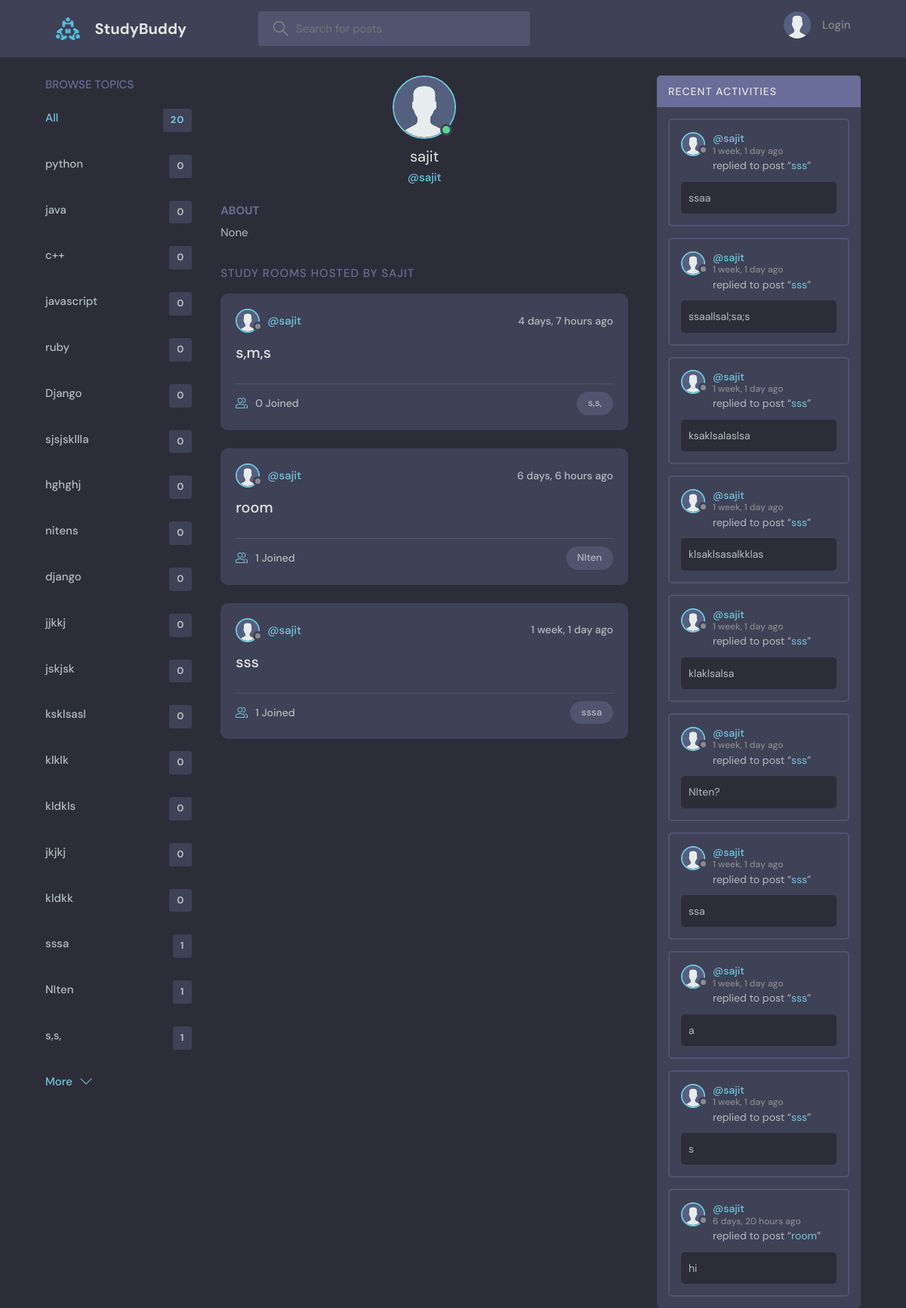
Before: /profile/4/ with the older database file.
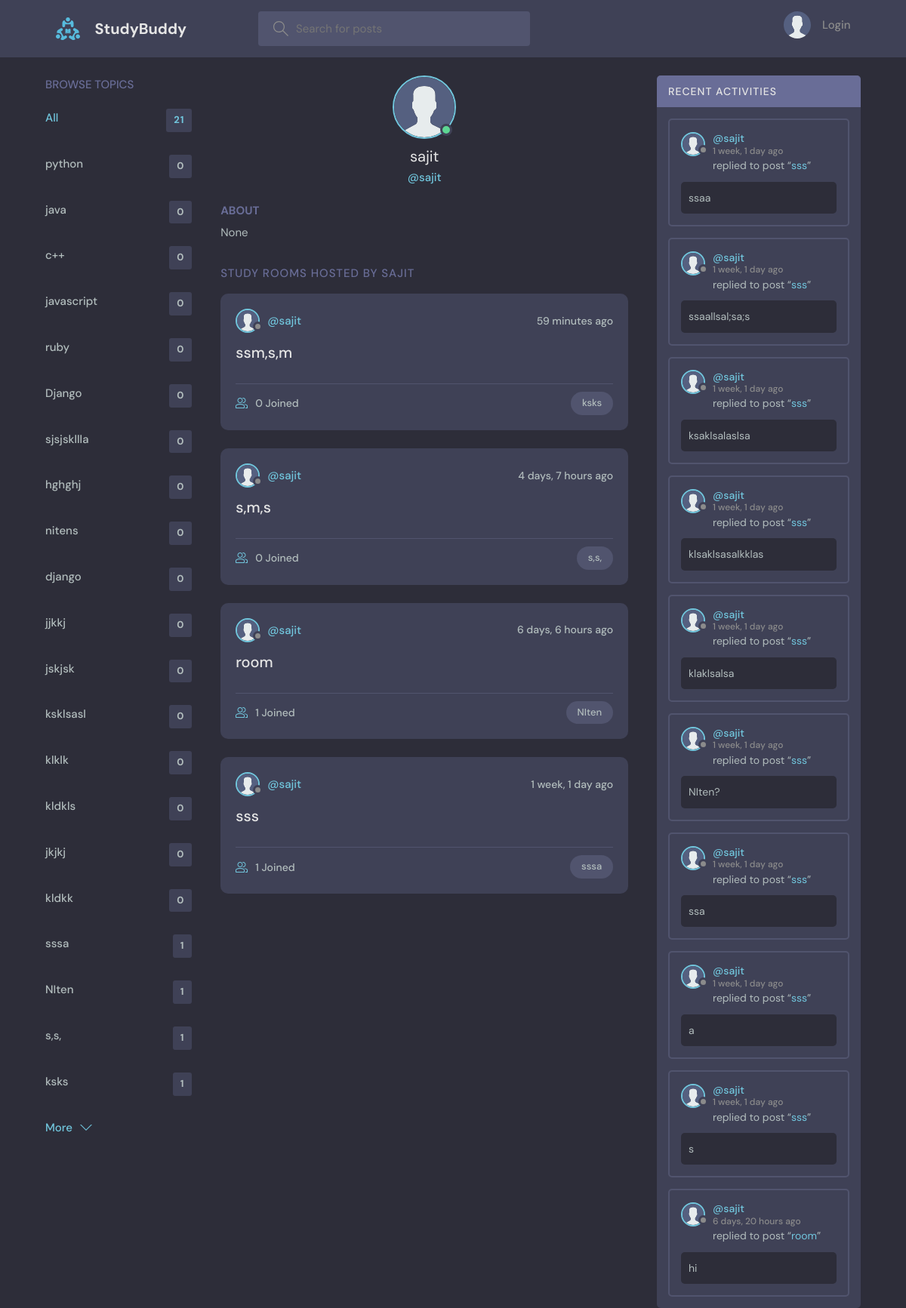
After: the same page with the newer database file.
### base/models.py (models this page shows, shortened)
class Topic(models.Model):
    name =models.CharField(max_length=200)

class User(AbstractUser):
    name = models.CharField(max_length=200, null=True)
    email = models.EmailField(unique=True, null=True)
    bio = models.TextField(null=True)
    avatar = models.ImageField(null=True, default="avatar.svg")
    is_verified = models.BooleanField(default=False)
    auth_token = models.CharField(max_length = 100,null=True)
    REQUIRED_FIELDS = []

class Room(models.Model):
    host = models.ForeignKey(User,on_delete=models.SET_NULL,null=True)
    topic = models.ForeignKey(Topic,on_delete=models.SET_NULL,null=True)
    name = models.CharField(max_length=200)
    description = models.TextField(null=True,blank=True)
    participants = models.ManyToManyField(User,related_name='participants',blank=True)
    updated = models.DateTimeField(auto_now=True)
    created = models.DateTimeField(auto_now_add = True)
    class Meta:
     ordering = ['-updated', '-created']
    def __str__(self):
        return self.name

class Message(models.Model):
        user = models.ForeignKey(User,on_delete = models.CASCADE)
        room = models.ForeignKey(Room,on_delete=models.CASCADE)
        body = models.TextField()
        updated = models.DateField(auto_now= True)
        created = models.DateField(auto_now_add=True)
        class Meta:
            ordering = ['updated' ,'created']

### base/views.py (the view)
# urls.py: path('profile/<str:pk>/', views.userProfile, name="user-profile"),
def userProfile(request, pk):
    user = User.objects.get(id=pk)
    rooms = user.room_set.all()
    room_messages = user.message_set.all()
    topics = Topic.objects.all()
    context = {'user': user, 'rooms': rooms,
               'room_messages': room_messages, 'topics': topics}
    return render(request, 'base/profile.html', context)

### base/templates/base/profile.html (shortened to what this page needs)
{% extends 'main.html' %}
{% block content %}
<main class="profile-page layout layout--3">
  <div class="container">
    {% include 'base/topics_component.html' %}
    <div class="roomList">
      <div class="profile">
        <div class="profile__avatar">
          <div class="avatar avatar--large active">
            <img src="{{user.avatar.url}}" />
          </div>
        </div>
        <div class="profile__info">
          <h3>{{user.username}}</h3>
          <p>@{{user.username}}</p>
        </div>
        <div class="profile__about">
          <h3>About</h3>
          <p>
            {{user.bio}}
          </p>
        </div>
      </div>
      <div class="roomList__header">
        <div>
          <h2>Study Rooms Hosted by {{user.username}}</a>
          </h2>
        </div>
      </div>
      {% include 'base/feed_component.html' %}
    </div>
    {% include 'base/activity_component.html' %}
  </div>
</main>
{% endblock content %}

### templates/main.html (shortened to what this page needs)
{%load static %}
<!DOCTYPE html>
<html lang="en">
  <head>
    <link rel="stylesheet" href="{%static 'css/style.css'%}" />
  </head>
  <body>
    {%include 'navbar.html'%}
    {%block content%}
    {%endblock content%}
</body>
</html>

### templates/navbar.html (shortened to what this page needs)
{% load static %}
<header class="header header--loggedIn">
    <div class="container">
        <a href="{% url 'Home' %}" class="header__logo">
            <img src="{% static 'images/logo.svg' %}" />
            <h1>StudyBuddy</h1>
        </a>
        <form class="header__search" method="GET" action="{% url 'Home' %}">
            <label>
                <input name="q" placeholder="Search for posts" />
            </label>
        </form>
        <nav class="header__menu">
            {% if request.user.is_authenticated %}
            <div class="header__user">
                <a href="{% url 'update-user' %}">
                    <div class="avatar avatar--medium active">
                        <img src="{{request.user.avatar.url}}" />
                    </div>
                    <p>{{request.user.username}} <span>@{{request.user.username}}</span></p>
                </a>
                <button class="dropdown-button">
                    <svg version="1.1" xmlns="http://www.w3.org/2000/svg" width="32" height="32" viewBox="0 0 32 32">
                        <title>chevron-down</title>
                        <path d="M16 21l-13-13h-3l16 16 16-16h-3l-13 13z"></path>
                    </svg>
                </button>
            </div>
            {% else %}
            <a href="{% url 'login_page' %}">
                <img src="{% static 'images/avatar.svg' %}" />
                <p>Login</p>
            </a>
            {% endif %}
        </nav>
    </div>
</header>

### base/templates/base/topics_component.html
<div class="topics">
    <div class="topics__header">
      <h2>Browse Topics</h2>
    </div>
    <ul class="topics__list">
      <li>
        <a href="{%url 'Home' %}" class="active">All <span>{{topics.count}}</span></a>
      </li>
      {%for topic in topics %}
      <li>
        <a href="{%url 'Home' %}?q={{topic.name}}">{{topic.name}}<span>{{topic.room_set.all.count}}</span></a>
      </li>
      {%endfor%}
    </ul>
    <a class="btn btn--link" href="topics.html">
      More
      <svg version="1.1" xmlns="http://www.w3.org/2000/svg" width="32" height="32" viewBox="0 0 32 32">
        <title>chevron-down</title>
        <path d="M16 21l-13-13h-3l16 16 16-16h-3l-13 13z"></path>
      </svg>
    </a>
  </div>

### base/templates/base/feed_component.html (shortened to what this page needs)
{% for room in rooms %}
<div class="roomListRoom">
    <div class="roomListRoom__header">
        <a href="{% url 'user-profile' room.host.id %}" class="roomListRoom__author">
            <div class="avatar avatar--small">
                <img src="{{room.host.avatar.url}}" />
            </div>
            <span>@{{room.host.username}}</span>
        </a>
        <div class="roomListRoom__actions">
            <span>{{room.created|timesince}} ago</span>
        </div>
    </div>
    <div class="roomListRoom__content">
        <a href="{% url 'room' room.id %}">{{room.name}}</a>
    </div>
    <div class="roomListRoom__meta">
        <a href="{% url 'room' room.id %}" class="roomListRoom__joined">
            {{room.participants.all.count}} Joined
        </a>
        <p class="roomListRoom__topic">{{room.topic.name}}</p>
    </div>
</div>
{% endfor %}

### base/templates/base/activity_component.html (shortened to what this page needs)
<div class="activities">
    <div class="activities__header">
        <h2>Recent Activities</h2>
    </div>
    {% for message in room_messages %}
    <div class="activities__box">
        <div class="activities__boxHeader roomListRoom__header">
            <a href="{% url 'user-profile' message.user.id %}" class="roomListRoom__author">
                <div class="avatar avatar--small">
                    <img src="{{message.user.avatar.url}}" />
                </div>
                <p>
                    @{{message.user.username}}
                    <span>{{message.created|timesince}} ago</span>
                </p>
            </a>
        </div>
        <div class="activities__boxContent">
            <p>replied to post “<a href="{% url 'room' message.room.id %}">{{message.room}}</a>”</p>
            <div class="activities__boxRoomContent">{{message.body}}</div>
        </div>
    </div>
    {% endfor %}
</div>

Changed rows visible on the page:
added Topic: name "ksks", room_set.all.count "1"
added Room: host.avatar (placeholder picture), host.username "sajit", created "59 minutes", name "ssm,s,m", participants.all.count "0", topic.name "ksks"
Other visible differences:
{{ topics.count }}: "20" → "21"
